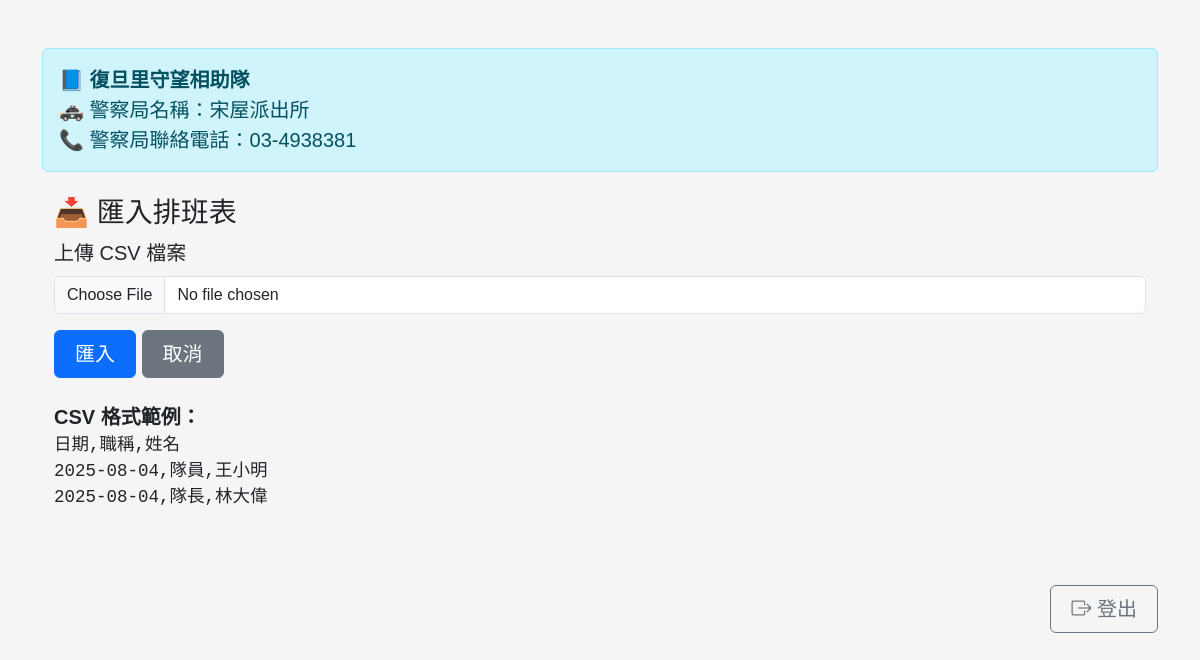
The page /schedule/import (signed in) on the database its author committed.
### models.py (models this page shows)
class Team(db.Model):
    id = db.Column(db.Integer, primary_key=True)
    name = db.Column(db.String(100))          # 隊伍名稱
    phone_number = db.Column(db.String(50))   # 警察局電話（放寬長度）
    station_name = db.Column(db.String(100))  # 警察局名稱

### blueprints/schedule.py (the view, shortened to what this page needs)
@schedule_bp.route('/import', methods=['GET', 'POST'])
def import_schedule():
    if not is_admin_user():
        flash("❌ 您沒有權限", "danger")
        return redirect(url_for('schedule.schedule_home'))
    return render_template('schedule_import.html')

### app.py (called while the page is built)
@app.context_processor
def inject_team_info():
    from models import Team
    import os
    db.session.expire_all()  # ✅ 清掉快取，下次 query 一定讀最新資料
    team = Team.query.first()
    logo_exists = os.path.exists(os.path.join("static", "logo", "logo.png"))
    return dict(team_info={
        'name': (team.name if team and team.name else '未設定隊伍'),
        'station': (team.station_name if team and team.station_name else '未設定警察局'),
        'phone': (team.phone_number if team and team.phone_number else '未設定電話'),
        'logo': logo_exists
    })

### blueprints/auth.py (called while the page is built)
def is_admin_user():
    if session.get('admin'):
        return True
    if 'user_id' in session:
        user = db.session.get(Member, session['user_id'])
        return user and user.title in ['隊長', '副分隊長', '分隊長']
    return False

### templates/schedule_import.html (shortened to what this page needs)
{% extends "layout.html" %}
{% block content %}
<div class="container mt-4">
  <h3>📥 匯入排班表</h3>
  <form method="POST" enctype="multipart/form-data">
    <div class="mb-3">
      <label class="form-label">上傳 CSV 檔案</label>
      <input class="form-control" type="file" name="file" required>
    </div>
    <button class="btn btn-primary" type="submit">匯入</button>
    <a class="btn btn-secondary" href="/schedule">取消</a>
  </form>
  <div class="mt-4">
    <strong>CSV 格式範例：</strong>
    <pre>
日期,職稱,姓名
2025-08-04,隊員,王小明
2025-08-04,隊長,林大偉
    </pre>
  </div>
</div>
{% endblock %}

### templates/layout.html (shortened to what this page needs)
<!DOCTYPE html>
<html lang="zh-Hant">
<head>
  <link href="https://cdn.jsdelivr.net/npm/bootstrap@5.3.0/dist/css/bootstrap.min.css" rel="stylesheet">
  <link href="https://cdn.jsdelivr.net/npm/bootstrap-icons@1.10.5/font/bootstrap-icons.css" rel="stylesheet">
</head>
<body>
  <div class="container py-5">
    {% if team_info %}
      <div class="alert alert-info mb-4">
        <strong>📘 {{ team_info.name }}</strong><br>
        🚓 警察局名稱：{{ team_info.station }}<br>
        📞 警察局聯絡電話：{{ team_info.phone }}
      </div>
    {% endif %}
    {% block content %}{% endblock %}
    <div class="mt-5 text-end">
      <a href="/logout" class="btn btn-outline-secondary"><i class="bi bi-box-arrow-right"></i> 登出</a>
    </div>
  </div>
</body>
</html>

### templates/layout.html (style rules this page uses)
body { background-color: #f5f5f5; font-family: "Microsoft JhengHei", sans-serif; font-size: 1.25rem; }
.btn { font-size: 1.25rem; padding: 0.5rem 1.25rem; }

### rows shown on the page
Team: name "復旦里守望相助隊", station "宋屋派出所", phone "03-4938381"
